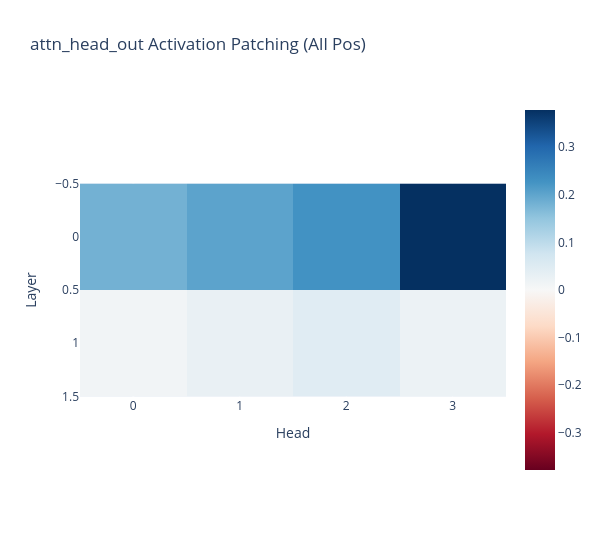

Notebook cell for this chart:
### Markdown cell above
### 2. Attention Head Patching

### Code cell
act_patch_attn_head_out_all_pos = patching.get_act_patch_attn_head_out_all_pos(
    model, corrupt_tokens.to(device), clean_cache, partial(
        logit_diff_metric, answer_tokens=answer_tokens, corrupted_logit_diff=corrupted_logit_diff,
        clean_logit_diff=clean_logit_diff
    )
)

imshow(
    act_patch_attn_head_out_all_pos,
    labels={"y": "Layer", "x": "Head"},
    title="attn_head_out Activation Patching (All Pos)",
    width=600
)

### Figure 1 — Plotly figure (JSON) as saved in the notebook; plotly's stock layout.template omitted (floating-point values rounded to 4 significant figures)
{"data": [{"coloraxis": "coloraxis", "hovertemplate": "Head: %{x}<br>Layer: %{y}<br>color: %{z}<extra></extra>", "name": "0", "type": "heatmap", "xaxis": "x", "yaxis": "y", "z": [[0.1813, 0.2026, 0.2286, 0.3783], [0.01265, 0.02771, 0.0461, 0.0215]]}], "layout": {"coloraxis": {"cmid": 0, "colorscale": [[0, "rgb(103,0,31)"], [0.1, "rgb(178,24,43)"], [0.2, "rgb(214,96,77)"], [0.3, "rgb(244,165,130)"], [0.4, "rgb(253,219,199)"], [0.5, "rgb(247,247,247)"], [0.6, "rgb(209,229,240)"], [0.7, "rgb(146,197,222)"], [0.8, "rgb(67,147,195)"], [0.9, "rgb(33,102,172)"], [1, "rgb(5,48,97)"]]}, "title": {"text": "attn_head_out Activation Patching (All Pos)"}, "width": 600, "xaxis": {"anchor": "y", "constrain": "domain", "domain": [0, 1], "scaleanchor": "y", "title": {"text": "Head"}}, "yaxis": {"anchor": "x", "autorange": "reversed", "constrain": "domain", "domain": [0, 1], "title": {"text": "Layer"}}}}
